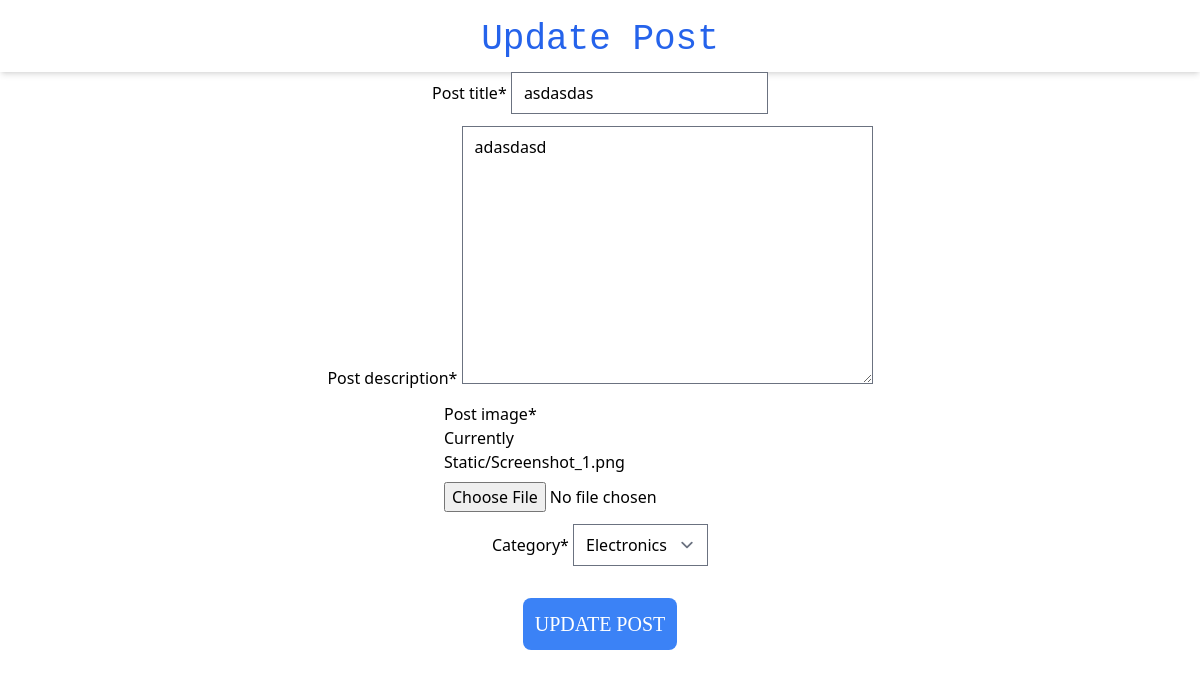
The app's page /post/updatepost/19 with its own data.
### Blogs/models.py (models this page shows, shortened)
class BlogPost(models.Model):
    post_title=models.CharField(max_length=255)
    post_description=models.TextField()
    post_created=models.DateTimeField( auto_now_add=True ,null=True)
    post_image=models.FileField( null=True)
    Category=models.ForeignKey(Category , on_delete=models.CASCADE ,null=True)

### Blogs/views.py (the view, shortened to what this page needs)
# urls.py: path('updatepost/<int:blog_id>',update_post),
def update_post(request,blog_id):
    post=BlogPost.objects.get(id=blog_id)
    context={
        'forms':BlogForm(instance=post)
    }
    return render(request,'Blog/updatepost.html',context)

### Blogs/forms.py
class BlogForm(ModelForm):
    class Meta:
        model=BlogPost
        fields='__all__'

### Blogs/models.py (called while the page is built)
    def __str__(self) :
        return self.category_name

### Templates/Blog/updatepost.html (shortened to what this page needs)
{% load crispy_forms_tags %} {% load tailwind_tags %}
<!DOCTYPE html>
<html lang="en">
  <head>
    {% tailwind_css %}
  </head>
  <body>
    <h1
      class="text-4xl text-blue-600 flex pt-5 items-center shadow-md p-3 font-mono justify-center"
    >
      Update Post
    </h1>
    <form
      action=""
      method="post"
      enctype="multipart/form-data"
      class="flex items-center h-auto justify-center flex-col"
    >
      {% csrf_token %} {{ forms | crispy }}
      <div class="flex items-center justify-center gap-3">
        <input
          type="submit"
          class="text-white hover:bg-blue-600 transition-all ease-in-out duration-100 uppercase cursor-pointer bg-blue-500 mt-5 p-3 rounded-lg text-xl font-serif active:scale-95"
          value="Update Post"
        />
      </div>
    </form>
  </body>
</html>

### records on screen
BlogPost: post_title "asdasdas", post_description "adasdasd", Category "Electronics"
